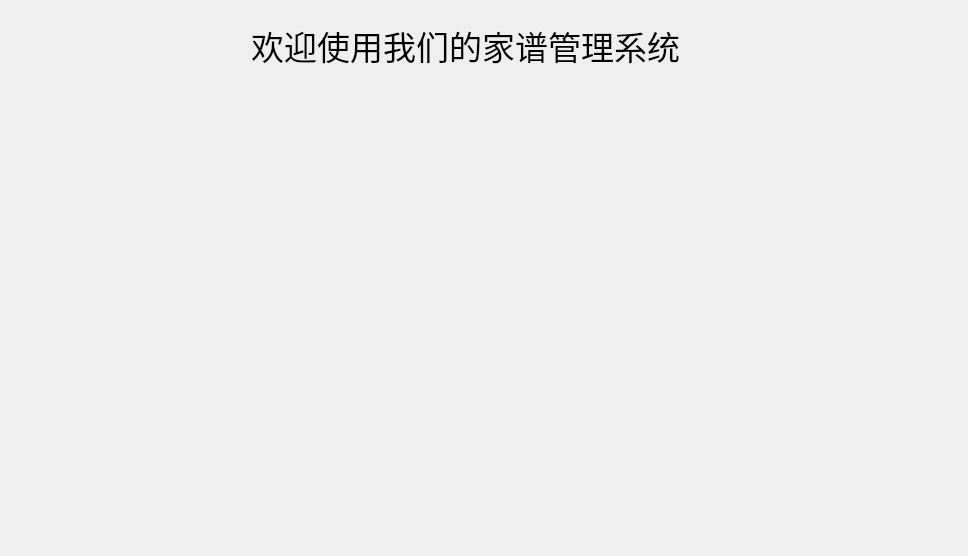
<?xml version="1.0" encoding="UTF-8"?>
<ui version="4.0">
 <class>mainexe</class>
 <widget class="QWidget" name="mainexe">
  <property name="geometry">
   <rect>
    <x>0</x>
    <y>0</y>
    <width>968</width>
    <height>556</height>
   </rect>
  </property>
  <property name="windowTitle">
   <string>Form</string>
  </property>
  <widget class="QWidget" name="verticalLayoutWidget">
   <property name="geometry">
    <rect>
     <x>80</x>
     <y>20</y>
     <width>771</width>
     <height>51</height>
    </rect>
   </property>
   <layout class="QVBoxLayout" name="verticalLayout">
    <item>
     <widget class="QLabel" name="label">
      <property name="sizePolicy">
       <sizepolicy hsizetype="Preferred" vsizetype="Fixed">
        <horstretch>0</horstretch>
        <verstretch>0</verstretch>
       </sizepolicy>
      </property>
      <property name="font">
       <font>
        <family>幼圆</family>
        <pointsize>25</pointsize>
       </font>
      </property>
      <property name="layoutDirection">
       <enum>Qt::LeftToRight</enum>
      </property>
      <property name="text">
       <string>欢迎使用我们的家谱管理系统</string>
      </property>
      <property name="alignment">
       <set>Qt::AlignHCenter|Qt::AlignTop</set>
      </property>
     </widget>
    </item>
   </layout>
  </widget>
 </widget>
 <resources/>
 <connections/>
</ui>
